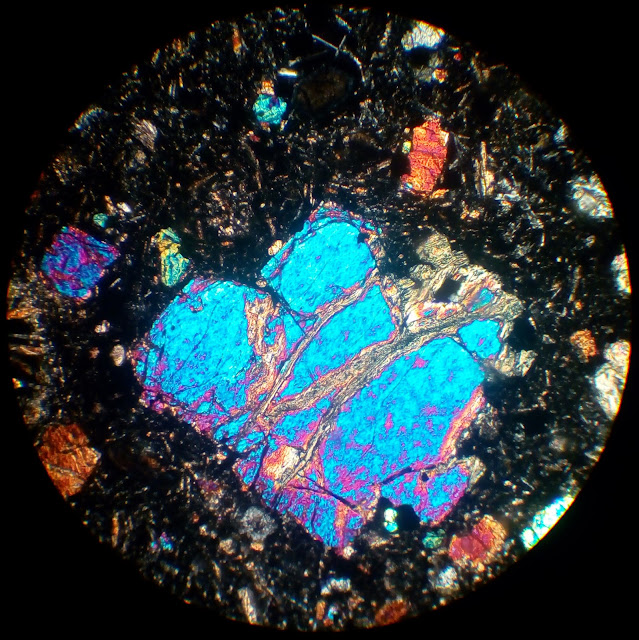
#> input picture thinslides/0.jpg, 639 x 640 px
$ python -i petrographic.py   (imports and definitions only)
#> lines starting #> are read from the running program, lines starting #| are printed output that depends on the picture
import cv2
import numpy as np


def load_and_preprocess_image(image_path: str, resize_dim: tuple = (256, 256)) -> np.ndarray:
    """
    Load and preprocess the image.

    Parameters:
    - image_path (str): Path to the input image file.
    - resize_dim (tuple): Desired dimensions for resizing the image. Default is (256, 256).

    Returns:
    - preprocessed_image (numpy.ndarray): Preprocessed image as a NumPy array.
    """
#> called with image_path = 'thinslides/0.jpg', resize_dim = (256, 256)
    # Load image using OpenCV
    image = cv2.imread(image_path)
#> image is the input picture: shape (640, 639, 3); mean B, G, R 62.2, 56.8, 41.2

    # Resize the image to a standard dimension
    image = cv2.resize(image, resize_dim)
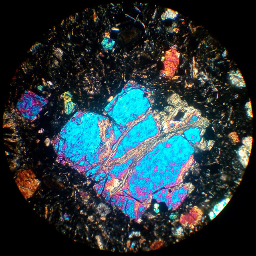
#> image: shape (256, 256, 3); mean B, G, R 62.1, 56.7, 41.1

    return image

def normalize_image(image: np.ndarray) -> np.ndarray:
    """
    Normalize pixel values of the image to be in the range [0, 1].

    Parameters:
    - image (numpy.ndarray): Input image as a NumPy array.

    Returns:
    - normalized_image (numpy.ndarray): Normalized image.
    """
    # Normalize pixel values to be between 0 and 1
    normalized_image = image.astype(np.float32) / 255.0

    return normalized_image

def apply_median_blur(image: np.ndarray, kernel_size: int = 5) -> np.ndarray:
    """
    Apply median blur to the image to reduce noise.

    Parameters:
    - image (numpy.ndarray): Input image as a NumPy array.
    - kernel_size (int): Size of the median filter kernel. Default is 5.

    Returns:
    - blurred_image (numpy.ndarray): Image after applying median blur.
    """
#> called with kernel_size = 5
    # Apply median blur to reduce noise
    blurred_image = cv2.medianBlur(image, kernel_size)
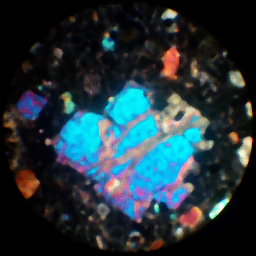
#> blurred_image: shape (256, 256, 3) float32; mean B, G, R 0.233, 0.205, 0.139

    return blurred_image

def apply_histogram_equalization(image: np.ndarray) -> np.ndarray:
    """
    Apply histogram equalization to improve contrast.

    Parameters:
    - image (numpy.ndarray): Input image as a NumPy array.

    Returns:
    - equalized_image (numpy.ndarray): Image after applying histogram equalization.
    """
    # Convert the image to grayscale
    gray_image = cv2.cvtColor(image, cv2.COLOR_BGR2GRAY)
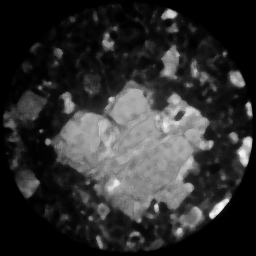
#> gray_image: shape (256, 256) float32; min 0, max 0.982, mean 0.189

    # Apply histogram equalization to improve contrast
#> (the run stopped early here; a loop or call above may not have finished)

$ run again, on thinslides/1.jpg
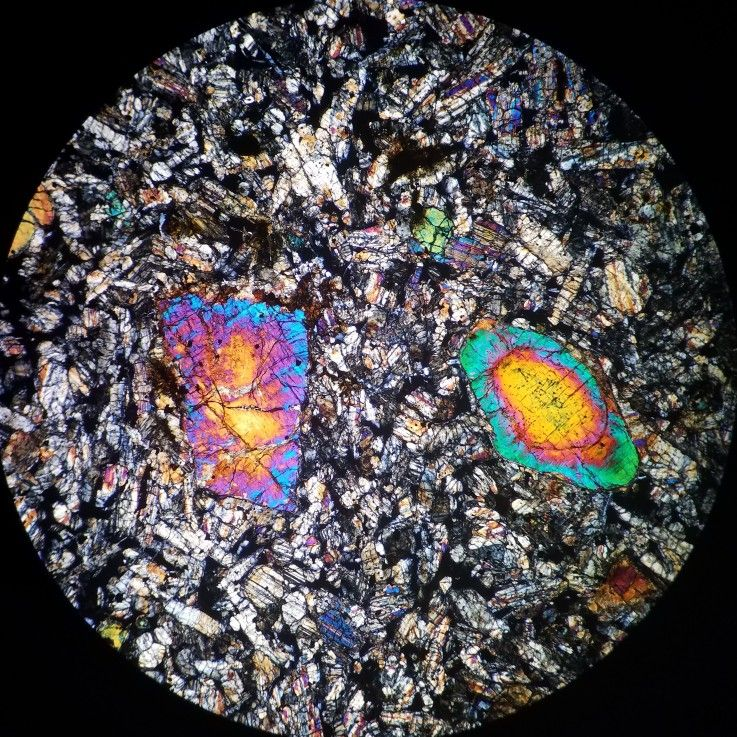
#> input picture thinslides/1.jpg, 737 x 737 px
#> in load_and_preprocess_image, image is the input picture: shape (737, 737, 3); mean B, G, R 76.3, 74.3, 78.4
#> in load_and_preprocess_image, `image = cv2.resize(image, resize_dim)`:
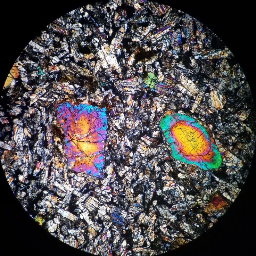
#> image: shape (256, 256, 3); mean B, G, R 76.2, 74.2, 78.3
#> in apply_histogram_equalization, `gray_image = cv2.cvtColor(image, cv2.COLOR_BGR2GRAY)`:
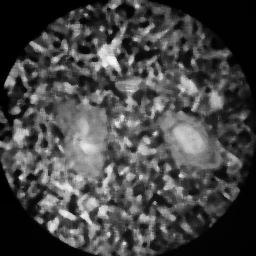
#> gray_image: shape (256, 256) float32; min 0, max 0.97, mean 0.275

$ run again, on thinslides/2.png
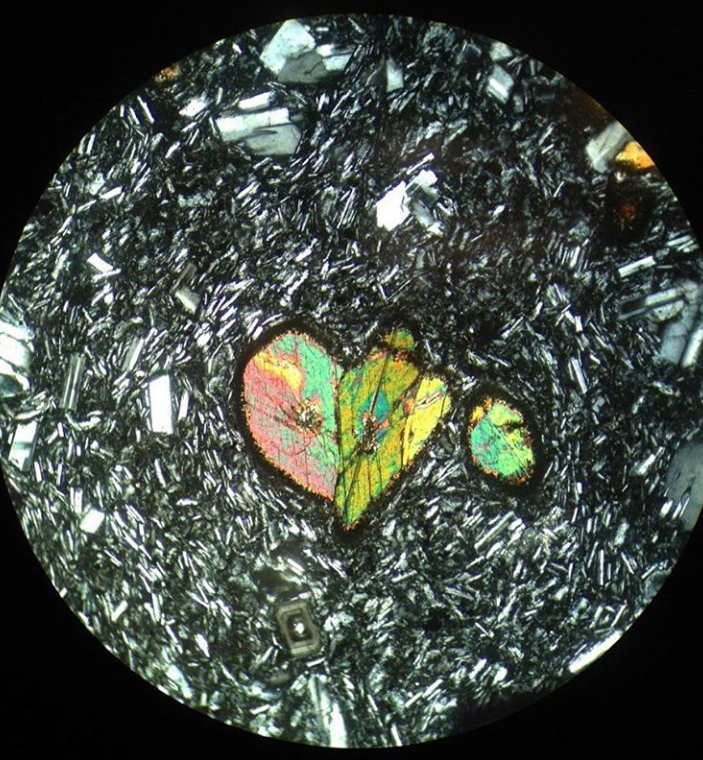
#> input picture thinslides/2.png, 703 x 760 px
#> in load_and_preprocess_image, image is the input picture: shape (760, 703, 3); mean B, G, R 66.1, 74.1, 65.9
#> in load_and_preprocess_image, `image = cv2.resize(image, resize_dim)`:
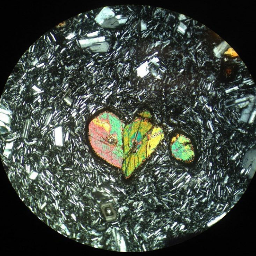
#> image: shape (256, 256, 3); mean B, G, R 66, 74, 65.8
#> in apply_histogram_equalization, `gray_image = cv2.cvtColor(image, cv2.COLOR_BGR2GRAY)`:
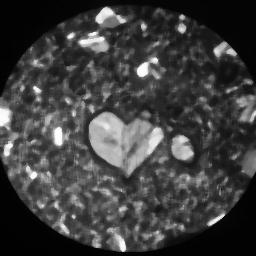
#> gray_image: shape (256, 256) float32; min 0, max 0.996, mean 0.248
